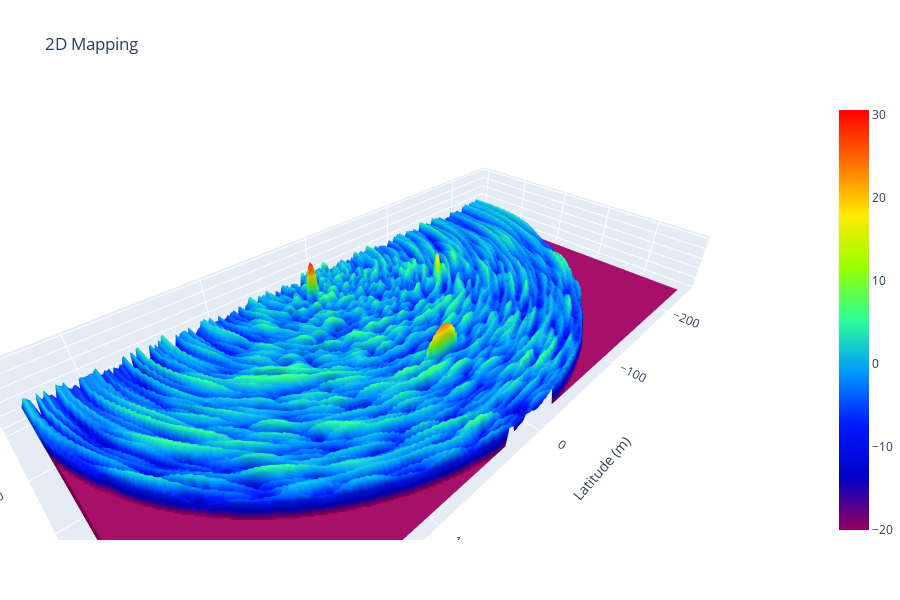

The code cell stored with this chart in its notebook:
### Markdown cell above
Plot range-angle map

### Code cell
range_axis_la = np.linspace(0,
                            max_range,
                            radar.samples_per_pulse,
                            endpoint=False)
range_axis_lo = np.linspace(-max_range,
                            max_range,
                            radar.samples_per_pulse * 2,
                            endpoint=False)

fig = go.Figure()
fig.add_trace(go.Surface(x=range_axis_lo,
                         y=range_axis_la,
                         z=20 * np.log10(np.abs(map_2d) + 0.1),
                         colorscale='Rainbow'))

fig.update_layout(
    title='2D Mapping',
    height=600,
    scene=dict(
        xaxis=dict(title='Latitude (m)'),
        yaxis=dict(title='Longitude (m)'),
        zaxis=dict(title='Amplitude (dB)'),
        aspectmode='data',
    ),
    margin=dict(l=0, r=0, b=60, t=100),
)

fig.show()

### Figure 1 — Plotly figure (JSON) as saved in the notebook; plotly's stock layout.template omitted (floating-point values rounded to 4 significant figures; data arrays with more than 128 entries replaced by an {"elided": "..."} marker saying what was removed)
{"data": [{"colorscale": [[0, "rgb(150,0,90)"], [0.125, "rgb(0,0,200)"], [0.25, "rgb(0,25,255)"], [0.375, "rgb(0,152,255)"], [0.5, "rgb(44,255,150)"], [0.625, "rgb(151,255,0)"], [0.75, "rgb(255,234,0)"], [0.875, "rgb(255,111,0)"], [1, "rgb(255,0,0)"]], "type": "surface", "x": {"elided": "320 float values"}, "y": {"elided": "160 float values"}, "z": {"elided": "160x322 float values"}}], "layout": {"height": 600, "margin": {"b": 60, "l": 0, "r": 0, "t": 100}, "scene": {"aspectmode": "data", "xaxis": {"title": {"text": "Latitude (m)"}}, "yaxis": {"title": {"text": "Longitude (m)"}}, "zaxis": {"title": {"text": "Amplitude (dB)"}}}, "title": {"text": "2D Mapping"}}}
